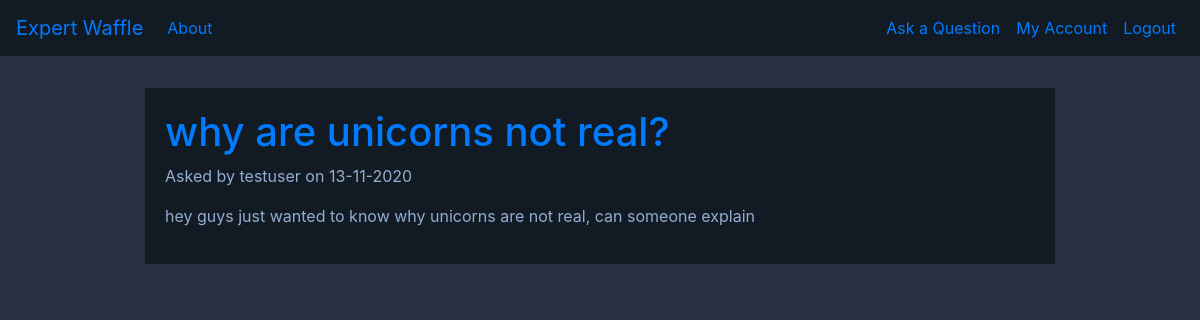
Screenshot of / (signed in) with the database file from the repository.
### waffle/models.py (models this page shows, shortened)
class Post(db.Model):
    id = db.Column(db.Integer, primary_key=True)
    title = db.Column(db.String(100), nullable=False)
    date_posted = db.Column(db.DateTime, nullable=False, default=datetime.utcnow())
    content = db.Column(db.Text, nullable=False)
    user_id = db.Column(db.Integer, db.ForeignKey('user.id'), nullable=False)

class User(db.Model, UserMixin):
    id = db.Column(db.Integer, primary_key=True)
    username = db.Column(db.String(20), unique=True, nullable=False)
    email = db.Column(db.String(50), unique=True, nullable=False)
    password = db.Column(db.String(60), nullable=False)
    posts = db.relationship('Post', backref='author', lazy=True)

### waffle/routes.py (the view)
@app.route('/')
def homepage():
    posts = Post.query.all()
    return render_template('homepage.html', posts=posts)

### waffle/models.py (called while the page is built)
@login_manager.user_loader
def get_user(user_id):
    return User.query.get(int(user_id))

### waffle/templates/homepage.html (shortened to what this page needs)
{% extends "layout.html" %}
{% block content%}
<div class='content-section'>
    {% for post in posts%}
    <h1><a class="article-title" href="{{url_for('post', post_id=post.id)}}">{{ post.title }}</a></h1>
    <p> Asked by {{post.author.username}} on {{post.date_posted.strftime('%d-%m-%Y')}} </p>
    <p> {{post.content }} </p>
    {% endfor %}
{% endblock content%}

### waffle/static/main.css (style rules this page uses)
.body { background-color: rgb(41, 49, 66); color: rgb(41, 49, 66); }
h1, h2, h3, p, legend, label { color:rgb(147, 173, 209); }
.content-section { background:rgb(18, 26, 36); padding: 20px 20px; margin-bottom: 20px; margin-left: 100px; margin-right: 100px; }

### rows the page displays
Post: title "why are unicorns not real?", author.username "testuser", date_posted "13-11-2020", content "hey guys just wanted to know why unicorns are not real, can someone explain"
